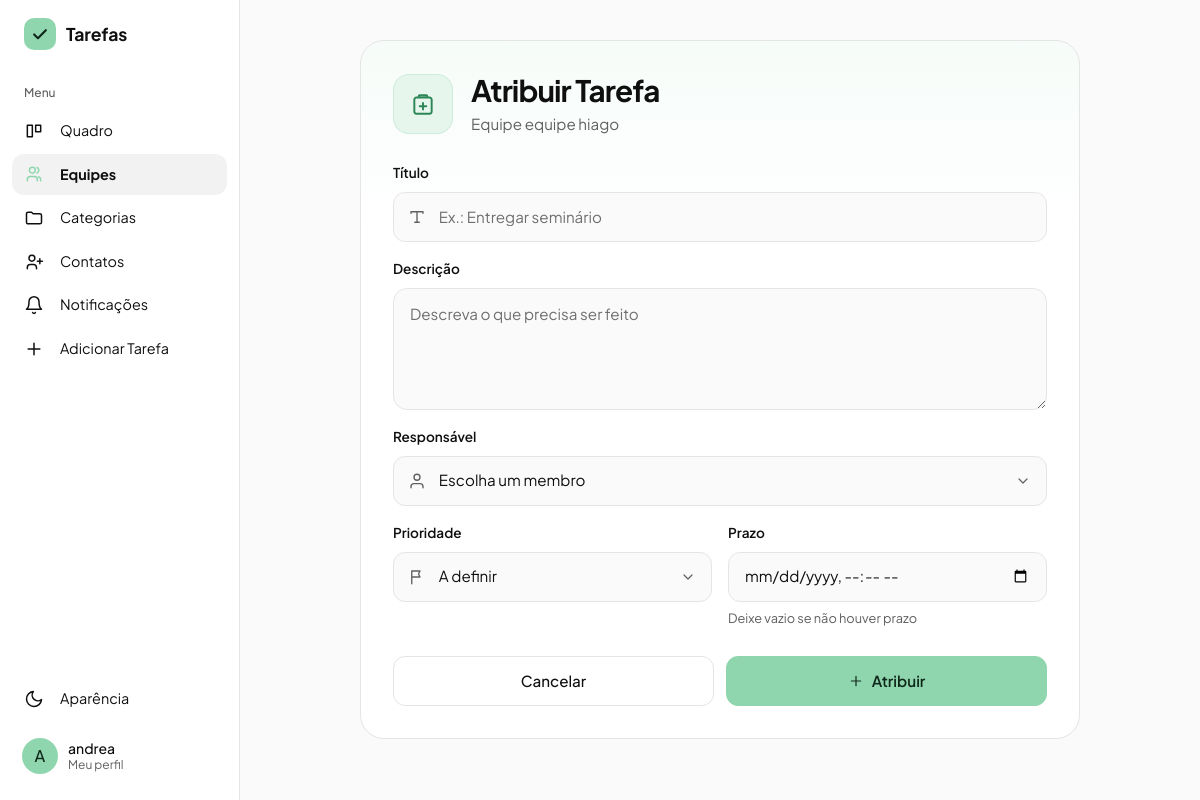
/equipes/1/adicionar_tarefa (signed in), run on the app's committed database.
### gerenciador_de_tarefas/models.py (models this page shows)
class Usuario(db.Model, UserMixin):
    id = db.Column(db.Integer, primary_key=True)
    nomeUsuario = db.Column(db.String(50), unique=True, nullable=False)
    email = db.Column(db.String(254), unique=True, nullable=False)
    senha = db.Column(db.String(255), nullable=False)
    nome = db.Column(db.String(100), nullable=False)
    tarefasCriadas = db.relationship('Tarefa', backref='criador', foreign_keys='Tarefa.criador_id', lazy=True)
    tarefasAtribuidas = db.relationship('Tarefa', backref='responsavel', foreign_keys='Tarefa.responsavel_id', lazy=True)
    cargo = db.Column(db.String(20), nullable=False, default='usuario') #admin ou usuario
    foto_perfil = db.Column(db.String(200), nullable=True, default='default.png')
    ordenacao_quadro = db.Column(db.String(30), nullable=False, default='padrao')

class Equipe(db.Model):
    id = db.Column(db.Integer, primary_key=True)
    nome = db.Column(db.String(100), nullable=False)
    codigo_acesso = db.Column(db.String(12), unique=True, nullable=False)
    dono_id = db.Column(db.Integer, db.ForeignKey('usuario.id'), nullable=False)
    dono = db.relationship('Usuario', foreign_keys=[dono_id])
    membros = db.relationship('MembroEquipe', backref='equipe', cascade='all, delete-orphan', lazy=True)
    tarefas = db.relationship('Tarefa', backref='equipe', lazy=True)

### gerenciador_de_tarefas/app.py (the view, shortened to what this page needs)
@app.route('/equipes/<int:equipe_id>/adicionar_tarefa', methods=['GET', 'POST'])
@login_required
def adicionar_tarefa_equipe(equipe_id):
    equipe = db.get_or_404(Equipe, equipe_id)
    if not eh_admin_equipe(equipe):
        flash('Só o criador ou um admin da equipe pode atribuir tarefas.', 'danger')
        return redirect(url_for('ver_equipe', equipe_id=equipe.id))
    membros = [m.usuario for m in equipe.membros]
    return render_template('adicionar_tarefa_equipe.html', equipe=equipe, membros=membros, agora=datetime.now())

### gerenciador_de_tarefas/app.py (called while the page is built)
@login_manager.user_loader
def load_user(user_id):
    return db.session.get(Usuario, int(user_id))

@app.context_processor
def injetar_categorias_globais():
    if current_user.is_authenticated:
        return dict(categorias_globais=categorias_acessiveis())
    return dict(categorias_globais=[])

@app.context_processor
def injetar_notificacoes():
    if not current_user.is_authenticated:
        return dict(n_notificacoes=0)
    n = (Contato.query.filter_by(destinatario_id=current_user.id, status='pendente').count()
         + ConviteEquipe.query.filter_by(convidado_id=current_user.id).count()
         + Tarefa.query.filter_by(responsavel_id=current_user.id, aceite='aguardando').count())
    return dict(n_notificacoes=n)

def eh_dono(equipe):
    return equipe.dono_id == current_user.id

def membro_da_equipe(equipe, usuario_id=None):
    uid = current_user.id if usuario_id is None else usuario_id
    return next((m for m in equipe.membros if m.usuario_id == uid), None)

def eh_admin_equipe(equipe):
    if eh_dono(equipe):
        return True
    m = membro_da_equipe(equipe)
    return m is not None and m.cargo == 'admin'

def categorias_do_usuario():
    return Categoria.query.filter_by(usuario_id=current_user.id).order_by(Categoria.nome).all()

def categorias_acessiveis():
    proprias = categorias_do_usuario()
    de_outros = [cs.categoria for cs in CategoriaCompartilhada.query.filter_by(usuario_id=current_user.id).all()]
    return proprias + sorted(de_outros, key=lambda c: c.nome.lower())

### gerenciador_de_tarefas/templates/adicionar_tarefa_equipe.html (shortened to what this page needs)
{% extends "base.html" %}
{% block content %}
{% macro ico(nome, t=18) -%}
<svg width="{{ t }}" height="{{ t }}" viewBox="0 0 24 24" fill="none" stroke="currentColor" stroke-width="1.8" stroke-linecap="round" stroke-linejoin="round" aria-hidden="true">
{%- if nome == 'prancheta' %}<path d="M9 4h6a1 1 0 011 1v1H8V5a1 1 0 011-1zM8 6H6a2 2 0 00-2 2v11a2 2 0 002 2h12a2 2 0 002-2V8a2 2 0 00-2-2h-2M12 11v6M9 14h6"/>
{%- elif nome == 'titulo' %}<path d="M4 7V5h16v2M12 5v14M9 19h6"/>
{%- elif nome == 'pessoa' %}<path d="M20 21v-1.5a4 4 0 00-4-4H8a4 4 0 00-4 4V21M12 11a4 4 0 100-8 4 4 0 000 8z"/>
{%- elif nome == 'bandeira' %}<path d="M5 21V4M5 4h11l-2 4 2 4H5"/>
{%- elif nome == 'seta-baixo' %}<path d="m6 9 6 6 6-6"/>
{%- elif nome == 'plus' %}<path d="M12 5v14M5 12h14"/>
{%- endif %}</svg>
{%- endmacro %}
<div class="form-pagina">
    <section class="form-cartao">
        <div class="form-cab">
            <span class="eq-card-icone">{{ ico('prancheta', 26) }}</span>
            <div>
                <h1 class="form-titulo">Atribuir Tarefa</h1>
                <p class="form-sub">Equipe {{ equipe.nome }}</p>
            </div>
        </div>
        <form method="POST">
            <div class="form-campo">
                <label class="form-rotulo" for="titulo">Título</label>
                <div class="form-wrap">
                    <span class="form-ico">{{ ico('titulo', 18) }}</span>
                    <input type="text" id="titulo" name="titulo" class="form-control form-input" placeholder="Ex.: Entregar seminário" maxlength="150" required autofocus>
                </div>
            </div>
            <div class="form-campo">
                <label class="form-rotulo" for="descricao">Descrição</label>
                <textarea id="descricao" name="descricao" class="form-control form-input form-area" rows="4"
                          placeholder="Descreva o que precisa ser feito" required></textarea>
            </div>
            <div class="form-campo">
                <label class="form-rotulo" for="responsavel_id">Responsável</label>
                <div class="form-wrap">
                    <span class="form-ico">{{ ico('pessoa', 18) }}</span>
                    <select id="responsavel_id" name="responsavel_id" class="form-select form-input" required>
                        <option value="" selected disabled>Escolha um membro</option>
                    </select>
                    <span class="form-seta">{{ ico('seta-baixo', 16) }}</span>
                </div>
            </div>
            <div class="form-grade form-campo form-campo-grande">
                <div>
                    <label class="form-rotulo" for="prioridade">Prioridade</label>
                    <div class="form-wrap">
                        <span class="form-ico">{{ ico('bandeira', 18) }}</span>
                        <select id="prioridade" name="prioridade" class="form-select form-input">
                            <option value="A definir" selected>A definir</option>
                        </select>
                        <span class="form-seta">{{ ico('seta-baixo', 16) }}</span>
                    </div>
                </div>
                <div>
                    <label class="form-rotulo" for="prazo">Prazo</label>
                    <input type="datetime-local" id="prazo" name="prazo" class="form-control form-input form-sem-icone" min="{{ agora.strftime('%Y-%m-%dT%H:%M') }}">
                    <div class="form-dica">Deixe vazio se não houver prazo</div>
                </div>
            </div>
            <div class="form-acoes">
                <a href="{{ url_for('ver_equipe', equipe_id=equipe.id) }}" class="btn btn-outline-secondary">Cancelar</a>
                <button type="submit" class="btn btn-principal">{{ ico('plus', 16) }} Atribuir</button>
            </div>
        </form>
    </section>
</div>
{% endblock %}

### gerenciador_de_tarefas/templates/base.html (shortened to what this page needs)
<!doctype html>
<html lang="pt-br">
  <head>
    <link
      rel="stylesheet"
      href="https://cdn.jsdelivr.net/npm/bootstrap@5.3.0/dist/css/bootstrap.min.css"
    />
    <link
      rel="stylesheet"
      href="{{ url_for('static', filename='static.css') }}"
    />
    <link rel="stylesheet" href="https://cdn.jsdelivr.net/npm/flatpickr/dist/flatpickr.min.css">
    <link rel="stylesheet" href="https://cdn.jsdelivr.net/npm/flatpickr/dist/themes/dark.css">
  </head>
  <body>
    {% macro aparencia(direcao='dropup') %}
    <div class="{{ direcao }}">
      <button
        class="menu-item"
        type="button"
        data-bs-toggle="dropdown"
        data-bs-auto-close="outside"
        aria-expanded="false"
      >
        <svg viewBox="0 0 24 24" fill="none" stroke="currentColor" stroke-width="1.8" stroke-linecap="round" stroke-linejoin="round" aria-hidden="true"><path d="M21 12.8A9 9 0 1111.2 3a7 7 0 009.8 9.8z"/></svg>
        <span>Aparência</span>
      </button>
    </div>
    {% endmacro %}
    {% macro logo() %}
    <span class="marca-icone">
      <svg width="20" height="20" viewBox="0 0 24 24" fill="none" stroke="currentColor" stroke-width="2.6" stroke-linecap="round" stroke-linejoin="round" aria-hidden="true"><path d="M5 12.5l4.5 4.5L19 7.5"/></svg>
    </span>
    {% endmacro %}
    {% set ep = request.endpoint or '' %}
    {% if current_user.is_authenticated %}
    <div class="app">
      <aside class="lateral" aria-label="Menu principal">
        <a
          class="marca"
          href="{{ url_for('admin_dashboard') if current_user.cargo == 'admin' else url_for('quadro') }}"
        >{{ logo() }}<span>Tarefas</span></a>
        <div class="menu-titulo">Menu</div>
        <a class="menu-item {{ 'ativo' if ep == 'quadro' }}" href="{{ url_for('quadro') }}">
          <svg viewBox="0 0 24 24" fill="none" stroke="currentColor" stroke-width="1.8" stroke-linecap="round" stroke-linejoin="round" aria-hidden="true"><path d="M4 5h6v14H4zM14 5h6v8h-6z"/></svg>
          <span>Quadro</span>
        </a>
        <a class="menu-item {{ 'ativo' if ep in ['equipes', 'ver_equipe', 'adicionar_tarefa_equipe'] }}" href="{{ url_for('equipes') }}">
          <svg viewBox="0 0 24 24" fill="none" stroke="currentColor" stroke-width="1.8" stroke-linecap="round" stroke-linejoin="round" aria-hidden="true"><path d="M16 20v-1.5a3.5 3.5 0 00-3.5-3.5h-5A3.5 3.5 0 004 18.5V20M10 11a3.5 3.5 0 100-7 3.5 3.5 0 000 7zM20 20v-1.5a3.5 3.5 0 00-2.5-3.3M15.5 4.2a3.5 3.5 0 010 6.6"/></svg>
          <span>Equipes</span>
        </a>
        <a class="menu-item {{ 'ativo' if ep in ['ver_categorias', 'ver_categoria'] }}" href="{{ url_for('ver_categorias') }}">
          <svg viewBox="0 0 24 24" fill="none" stroke="currentColor" stroke-width="1.8" stroke-linejoin="round" aria-hidden="true"><path d="M3 7a2 2 0 012-2h4l2 2h8a2 2 0 012 2v8a2 2 0 01-2 2H5a2 2 0 01-2-2z"/></svg>
          <span>Categorias</span>
        </a>
        <a class="menu-item {{ 'ativo' if ep == 'contatos' }}" href="{{ url_for('contatos') }}">
          <svg viewBox="0 0 24 24" fill="none" stroke="currentColor" stroke-width="1.8" stroke-linecap="round" stroke-linejoin="round" aria-hidden="true"><path d="M15 20v-1.5a3.5 3.5 0 00-3.5-3.5h-4A3.5 3.5 0 004 18.5V20M9.5 11a3.5 3.5 0 100-7 3.5 3.5 0 000 7zM19 8v6M16 11h6"/></svg>
          <span>Contatos</span>
        </a>
        <a class="menu-item {{ 'ativo' if ep == 'notificacoes' }}" href="{{ url_for('notificacoes') }}">
          <svg viewBox="0 0 24 24" fill="none" stroke="currentColor" stroke-width="1.8" stroke-linecap="round" stroke-linejoin="round" aria-hidden="true"><path d="M6 8a6 6 0 0112 0c0 7 3 9 3 9H3s3-2 3-9M10.3 21a1.9 1.9 0 003.4 0"/></svg>
          <span>Notificações</span>
        </a>
        <a class="menu-item" href="#" data-bs-toggle="modal" data-bs-target="#modalAdicionarTarefa">
          <svg viewBox="0 0 24 24" fill="none" stroke="currentColor" stroke-width="1.8" stroke-linecap="round" aria-hidden="true"><path d="M12 5v14M5 12h14"/></svg>
          <span>Adicionar Tarefa</span>
        </a>
        <div class="menu-espaco"></div>
        {{ aparencia('dropup') }}
        <a href="#" class="usuario-card mt-2 text-decoration-none" data-bs-toggle="modal" data-bs-target="#modalPerfil" title="Meu Perfil">
          {% if current_user.foto_perfil and current_user.foto_perfil != 'default.png' %}
            <img src="{{ url_for('static', filename='uploads/' + current_user.foto_perfil) }}" alt="" class="usuario-foto" />
          {% else %}
            <span class="usuario-foto">{{ current_user.nomeUsuario[:1]|upper }}</span>
          {% endif %}
          <span class="usuario-nome">{{ current_user.nome or current_user.nomeUsuario }}<small>Meu perfil</small></span>
        </a>
      </aside>
      <main class="conteudo">
        <div class="conteudo-interno">
    {% endif %}
    {% block content %}{% endblock %}
    {% if current_user.is_authenticated %}
        </div>
      </main>
    </div>
    {% else %}
    </main>
    {% endif %}
  </body>
</html>

### data on the page
Usuario: nomeUsuario "A", nome "andrea"
Equipe: nome "equipe hiago"
